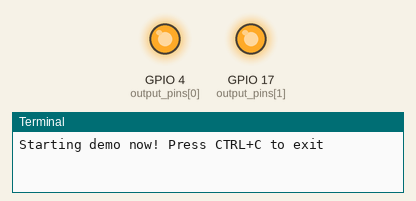
Recording of a program running on a simulated Raspberry Pi (BCM pin numbers). Parts: output pins drawn as LEDs (lit = HIGH), the last lines printed to the terminal. Dashed ring = blinking.

Above: at 1.0 s.
At 2.5 s:
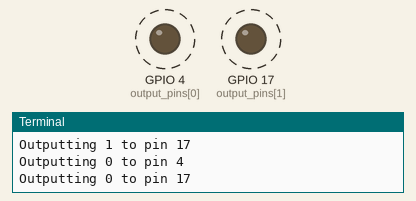
Timing chart, 0 to 4.6 s (numbered marks = the images above):
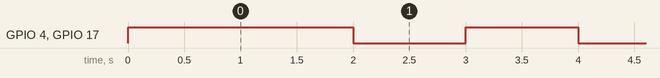

Measured:
- by itself, GPIO 4 (output_pins[0]), GPIO 17 (output_pins[1]): alternates HIGH for 1.0 s and LOW for 1.0 s

The program:

simple_out.py
```python
#!/usr/bin/env python3

# Copyright (c) 2019, NVIDIA CORPORATION. All rights reserved.
# Permission is hereby granted, free of charge, to any person obtaining a
# copy of this software and associated documentation files (the "Software"),
# to deal in the Software without restriction, including without limitation
# the rights to use, copy, modify, merge, publish, distribute, sublicense,
# and/or sell copies of the Software, and to permit persons to whom the
# Software is furnished to do so, subject to the following conditions:
#
# The above copyright notice and this permission notice shall be included in
# all copies or substantial portions of the Software.
#
# THE SOFTWARE IS PROVIDED "AS IS", WITHOUT WARRANTY OF ANY KIND, EXPRESS OR
# IMPLIED, INCLUDING BUT NOT LIMITED TO THE WARRANTIES OF MERCHANTABILITY,
# FITNESS FOR A PARTICULAR PURPOSE AND NONINFRINGEMENT.  IN NO EVENT SHALL
# THE AUTHORS OR COPYRIGHT HOLDERS BE LIABLE FOR ANY CLAIM, DAMAGES OR OTHER
# LIABILITY, WHETHER IN AN ACTION OF CONTRACT, TORT OR OTHERWISE, ARISING
# FROM, OUT OF OR IN CONNECTION WITH THE SOFTWARE OR THE USE OR OTHER
# DEALINGS IN THE SOFTWARE.

import RPi.GPIO as GPIO
import time

# Pin Definitions
#output_pin = 18  # BOARD pin 12, BCM pin 18
output_pins = [4, 17]

def main():
    # Pin Setup:
    # Board pin-numbering scheme
    GPIO.setmode(GPIO.BCM)
    # set pin as an output pin with optional initial state of HIGH
    for output_pin in output_pins:
        GPIO.setup(output_pin, GPIO.OUT, initial=GPIO.HIGH)

    print("Starting demo now! Press CTRL+C to exit")
    curr_value = GPIO.HIGH
    try:
        while True:
            time.sleep(1)
            # Toggle the output every second
            for output_pin in output_pins:
                GPIO.output(output_pin, curr_value)
                print("Outputting {} to pin {}".format(curr_value, output_pin))
            curr_value ^= GPIO.HIGH
    finally:
        GPIO.cleanup()

if __name__ == '__main__':
    main()
```
